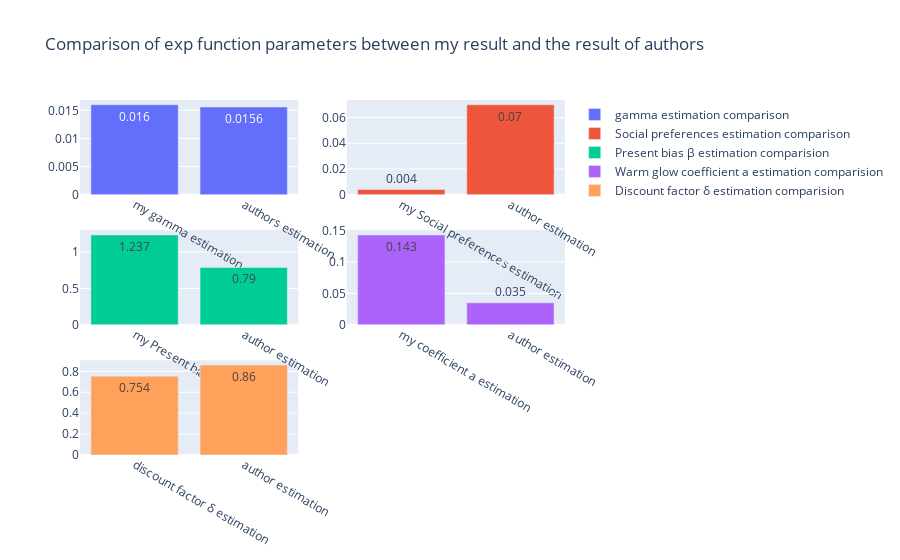

The code cell stored with this chart in its notebook:
### Code cell
plot_func0("exp")

### Figure 1 — Plotly figure (JSON) as saved in the notebook; plotly's stock layout.template omitted (floating-point values rounded to 4 significant figures)
{"data": [{"name": "gamma estimation comparison", "text": [0.016, 0.0156], "textposition": "auto", "type": "bar", "x": ["my gamma estimation", "authors estimation"], "xaxis": "x", "y": [0.016, 0.0156], "yaxis": "y"}, {"name": "Social preferences estimation comparison", "text": [0.004, 0.07], "textposition": "auto", "type": "bar", "x": ["my Social preferences estimation", "author estimation"], "xaxis": "x2", "y": [0.004, 0.07], "yaxis": "y2"}, {"name": "Present bias β estimation comparision", "text": [1.237, 0.79], "textposition": "auto", "type": "bar", "x": ["my Present bias β estimation", "author estimation"], "xaxis": "x3", "y": [1.237, 0.79], "yaxis": "y3"}, {"name": "Warm glow coefficient a estimation comparision", "text": [0.143, 0.035], "textposition": "auto", "type": "bar", "x": ["my coefficient a estimation", "author estimation"], "xaxis": "x4", "y": [0.143, 0.035], "yaxis": "y4"}, {"name": "Discount factor δ estimation comparision", "text": [0.754, 0.86], "textposition": "auto", "type": "bar", "x": ["discount factor δ estimation", "author estimation"], "xaxis": "x5", "y": [0.754, 0.86], "yaxis": "y5"}], "layout": {"barmode": "group", "title": {"text": "Comparison of exp function parameters between my result and the result of authors"}, "xaxis": {"anchor": "y", "domain": [0, 0.45]}, "xaxis2": {"anchor": "y2", "domain": [0.55, 1]}, "xaxis3": {"anchor": "y3", "domain": [0, 0.45]}, "xaxis4": {"anchor": "y4", "domain": [0.55, 1]}, "xaxis5": {"anchor": "y5", "domain": [0, 0.45]}, "xaxis6": {"anchor": "y6", "domain": [0.55, 1]}, "yaxis": {"anchor": "x", "domain": [0.7333, 1]}, "yaxis2": {"anchor": "x2", "domain": [0.7333, 1]}, "yaxis3": {"anchor": "x3", "domain": [0.3667, 0.6333]}, "yaxis4": {"anchor": "x4", "domain": [0.3667, 0.6333]}, "yaxis5": {"anchor": "x5", "domain": [0, 0.2667]}, "yaxis6": {"anchor": "x6", "domain": [0, 0.2667]}}}
